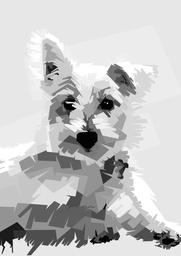
#> input picture ProblemSheets/ProblemSheet2/raffles_gray.jpg, 181 x 256 px, shrunk from 4134 x 5848 before the run
$ python convolution.py
#> lines starting #> are read from the running program, lines starting #| are printed output that depends on the picture
import cv2 as cv
import numpy as np

# Load image
img=cv.imread("raffles_gray.jpg",0)
#> img is the input picture: shape (256, 181); min 0, max 255, mean 196.4
box_blur=np.ones((3,3),np.float32)/9
edge_detection_0=np.matrix([[1,0,-1],[0,0,0],[-1,0,1]])
edge_detection_1=np.matrix([[0,1,0],[1,-4,1],[0,1,0]])
edge_detection_2=np.matrix([[-1,-1,-1],[-1,8,-1],[-1,-1,-1]])

def convolution(image,kernel) -> [[]]:
    # Check kernel is of valid dimensions
    if (kernel.shape[0]%2!=1) or (kernel.shape[1]%2!=1):
        print("Kernel must have odd height & width (not necessarily equal)")
        return -1

    # Create matrix for new image to be written into
    new_img=np.zeros((image.shape[0],image.shape[1],3),np.uint8)

    # number of pixels on each side of target
    min_dim_x=int((kernel.shape[1]-1)/2)
    min_dim_y=int((kernel.shape[0]-1)/2)

    # Run throug ever pixel
    for y in range(0,image.shape[0]):
        for x in range(0,image.shape[1]):

            # find left & topmost edges of pixels to check around target
            min_x=x-min_dim_x
            min_y=y-min_dim_y

            # Find pixels to use around target
            pixel_surround=np.zeros(kernel.shape)
            for i in range(min_x,min_x+kernel.shape[1]):
                for j in range(min_y,min_y+kernel.shape[0]):
                    # Only add if in range (else value will be zero & thus not affect convolution)
                    if (i>=0) and (i<=image.shape[1]-1) and (j>=0) and (j<=image.shape[0]-1):
                        pixel_surround[j-min_y,i-min_x]=img[j,i]

            # Perform convolution sum
            new_value=0
            for m in range(0,kernel.shape[0]):
                for n in range(0,kernel.shape[1]):
                    new_value+=pixel_surround[m,n]*kernel[m,n]
            new_img[y,x]=int(new_value)
        print("{}/{}".format(y,image.shape[0]))
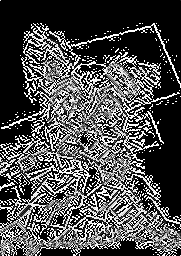
#> new_img: shape (256, 181, 3); min 0, max 255, mean 78.4

    return new_img

convolutioned_img=convolution(img,edge_detection_0)
cv.imwrite("raffles_edge_0.jpg",convolutioned_img)
print("Image 'convolution_0.jpg' created.")

convolutioned_img=convolution(img,edge_detection_1)
#> in convolution (call 2), `min_dim_x=int((kernel.shape[1]-1)/2)`: min_dim_x = 1
#> the loop in convolution (call 2), `for y in range(0,image.shape[0]):` made 256 passes
#| 0/256
#| 1/256
#| 2/256
#| 3/256
#| 4/256
#| 5/256
#| 6/256
#| 7/256
#> (further printed lines are left out)
#> after the loop in convolution (call 2), `for y in range(0,image.shape[0]):`:
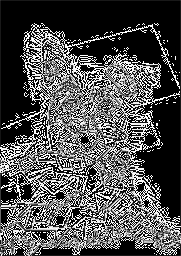
#> new_img: shape (256, 181, 3); min 0, max 255, mean 81.2
cv.imwrite("raffles_edge_1.jpg",convolutioned_img)
print("Image 'convolution_1.jpg' created.")

convolutioned_img=convolution(img,edge_detection_2)
#> the loop in convolution (call 3), `for y in range(0,image.shape[0]):` made 256 passes
#| 0/256
#| 1/256
#| 2/256
#| 3/256
#| 4/256
#| 5/256
#| 6/256
#| 7/256
#> (further printed lines are left out)
#> after the loop in convolution (call 3), `for y in range(0,image.shape[0]):`:
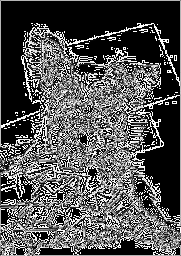
#> new_img: shape (256, 181, 3); min 0, max 255, mean 84.3
cv.imwrite("raffles_edge_2.jpg",convolutioned_img)
print("Image 'convolution_2.jpg' created.")
